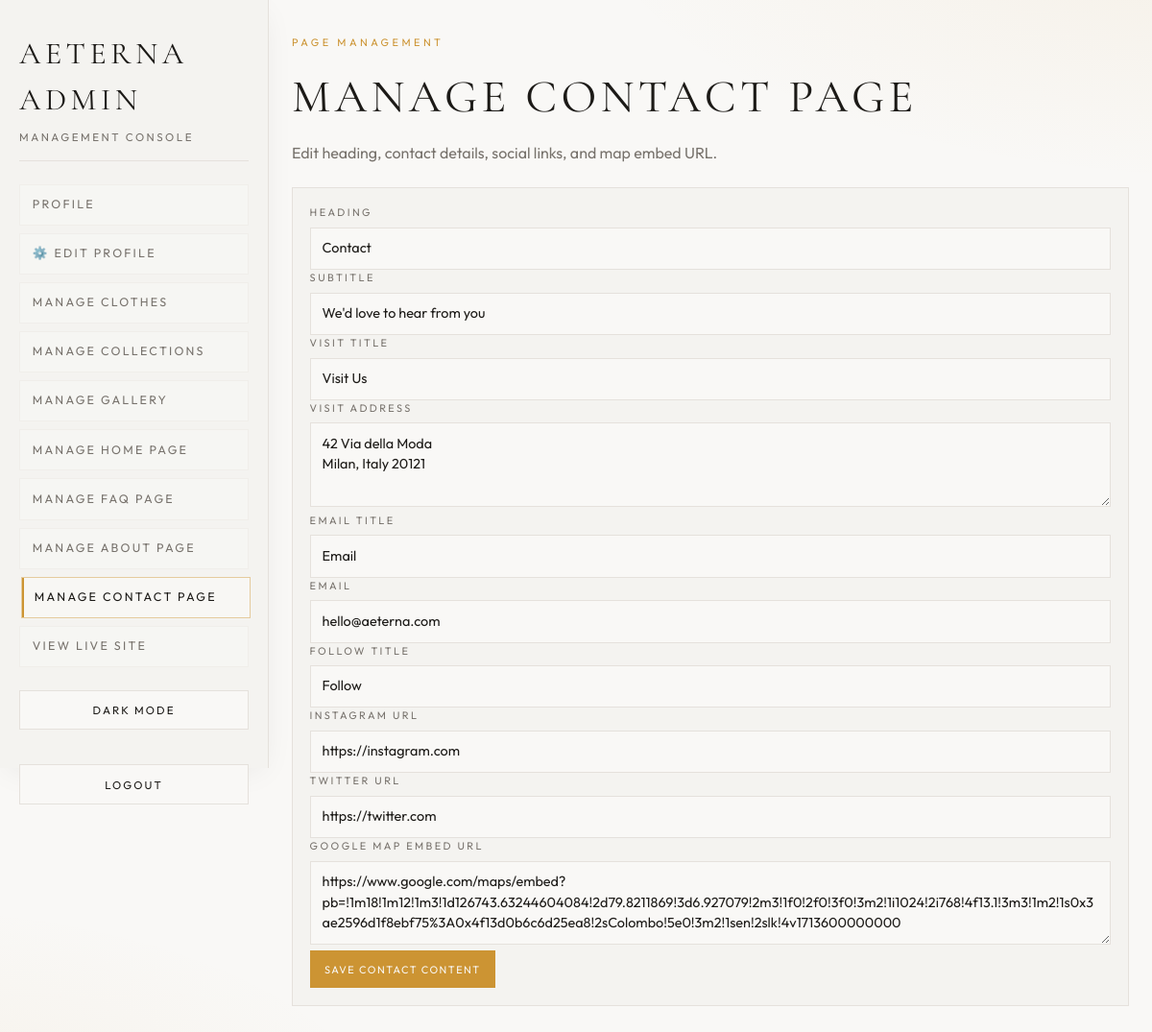
Screenshot of /admin/contact-page.php (signed in) with the database file from the repository.
### tables this page shows
CREATE TABLE IF NOT EXISTS cms_content (
  id INT AUTO_INCREMENT PRIMARY KEY,
  content_key VARCHAR(100) NOT NULL UNIQUE,
  content_json LONGTEXT NOT NULL,
  updated_at TIMESTAMP NOT NULL DEFAULT CURRENT_TIMESTAMP ON UPDATE CURRENT_TIMESTAMP
);

### admin/contact-page.php (called while the page is built, shortened)
<?php
require __DIR__ . '/contact_page.php';

### includes/cms_content.php (called while the page is built, shortened)
<?php
function cmsDbContentKey(): string
{
    return 'site';
}
function arrayMergeRecursiveDistinct(array $base, array $override): array
{
    $merged = $base;
    return $merged;
}
function cmsLoad(): array
{
    $defaults = cmsDefaults();
    $dbContent = cmsLoadFromDatabase();
    if ($dbContent !== null) {
        return arrayMergeRecursiveDistinct($defaults, $dbContent);
    }
    $path = cmsStoragePath();
    $raw = file_get_contents($path);
    $decoded = json_decode($raw, true);
    return arrayMergeRecursiveDistinct($defaults, $decoded);
}
function cmsPdo(): ?PDO
{
    try {
        require __DIR__ . '/../config.php';
        if (isset($pdo) && $pdo instanceof PDO) {
            return $pdo;
        }
    } catch (Throwable $e) {
        error_log('CMS DB connection unavailable: ' . $e->getMessage());
    }
    return null;
}
function cmsLoadFromDatabase(): ?array
{
    $pdo = cmsPdo();
    $stmt = $pdo->prepare('SELECT content_json FROM cms_content WHERE content_key = :content_key LIMIT 1');
    $stmt->execute([':content_key' => cmsDbContentKey()]);
    $row = $stmt->fetch(PDO::FETCH_ASSOC);
    $decoded = json_decode((string)($row['content_json'] ?? ''), true);
    return $decoded;
}

### includes/bootstrap.php (called while the page is built, shortened)
<?php
function e(string $value): string
{
    return htmlspecialchars($value, ENT_QUOTES, 'UTF-8');
}

### admin/contact_page.php (the view, shortened to what this page needs)
<?php
require __DIR__ . '/../includes/bootstrap.php';
require __DIR__ . '/../includes/admin_layout.php';
require __DIR__ . '/../includes/cms_content.php';
$content = cmsLoad();
$cfg = $content['contact'];
adminLayoutStart('Aeterna | Manage Contact Page', 'contact_page');
?>
<div class="admin-section">
  <p class="admin-kicker">Page Management</p>
  <h1 class="admin-page-title">Manage Contact Page</h1>
  <p class="admin-lead">Edit heading, contact details, social links, and map embed URL.</p>
  <form method="post" action="/admin/contact-page.php" class="admin-panel space-y-4">
    <div><label class="admin-stat-label block mb-2">Heading</label><input class="admin-input" name="heading" value="<?= e((string)$cfg['heading']) ?>" maxlength="120" required /></div>
    <div><label class="admin-stat-label block mb-2">Subtitle</label><input class="admin-input" name="subtitle" value="<?= e((string)$cfg['subtitle']) ?>" maxlength="255" required /></div>
    <div><label class="admin-stat-label block mb-2">Visit Title</label><input class="admin-input" name="visit_title" value="<?= e((string)$cfg['visit_title']) ?>" maxlength="120" required /></div>
    <div><label class="admin-stat-label block mb-2">Visit Address</label><textarea class="admin-input" name="visit_address" rows="3" required><?= e((string)$cfg['visit_address']) ?></textarea></div>
    <div><label class="admin-stat-label block mb-2">Email Title</label><input class="admin-input" name="email_title" value="<?= e((string)$cfg['email_title']) ?>" maxlength="120" required /></div>
    <div><label class="admin-stat-label block mb-2">Email</label><input class="admin-input" name="email" value="<?= e((string)$cfg['email']) ?>" maxlength="255" /></div>
    <div><label class="admin-stat-label block mb-2">Follow Title</label><input class="admin-input" name="follow_title" value="<?= e((string)$cfg['follow_title']) ?>" maxlength="120" required /></div>
    <div><label class="admin-stat-label block mb-2">Instagram URL</label><input class="admin-input" name="instagram_url" value="<?= e((string)$cfg['instagram_url']) ?>" /></div>
    <div><label class="admin-stat-label block mb-2">Twitter URL</label><input class="admin-input" name="twitter_url" value="<?= e((string)$cfg['twitter_url']) ?>" /></div>
    <div><label class="admin-stat-label block mb-2">Google Map Embed URL</label><textarea class="admin-input" name="map_embed" rows="3"><?= e((string)$cfg['map_embed']) ?></textarea></div>
    <button type="submit" class="admin-btn-primary">Save Contact Content</button>
  </form>
</div>
<?php adminLayoutEnd(); ?>

### includes/admin_layout.php (shortened to what this page needs)
<?php
function adminLayoutStart(string $pageTitle, string $active): void
{
    ?>
<!doctype html>
<html lang="en">
<head>
  <link rel="stylesheet" href="/assets/style.css" />
  <link rel="stylesheet" href="/assets/site.css" />
</head>
<body class="admin-body" data-page="admin">
  <div class="admin-shell">
    <aside class="admin-sidebar">
      <div class="admin-brand-wrap">
        <a href="/admin/profile.php" class="admin-brand">Aeterna Admin</a>
        <p class="admin-subtitle">Management Console</p>
      </div>
      <nav class="admin-nav">
        <a href="/admin/profile.php" class="admin-link <?= $active === 'profile' ? 'is-active' : '' ?>">Profile</a>
        <a href="/admin/edit-profile.php" class="admin-link <?= $active === 'edit_profile' ? 'is-active' : '' ?>">⚙️ Edit Profile</a>
        <a href="/admin/clothes.php" class="admin-link <?= $active === 'clothes' ? 'is-active' : '' ?>">Manage Clothes</a>
        <a href="/admin/categories.php" class="admin-link <?= $active === 'categories' ? 'is-active' : '' ?>">Manage Collections</a>
        <a href="/admin/gallery.php" class="admin-link <?= $active === 'gallery' ? 'is-active' : '' ?>">Manage Gallery</a>
        <a href="/admin/home-page.php" class="admin-link <?= $active === 'home_page' ? 'is-active' : '' ?>">Manage Home Page</a>
        <a href="/admin/faq-page.php" class="admin-link <?= $active === 'faq_page' ? 'is-active' : '' ?>">Manage FAQ Page</a>
        <a href="/admin/about-page.php" class="admin-link <?= $active === 'about_page' ? 'is-active' : '' ?>">Manage About Page</a>
        <a href="/admin/contact-page.php" class="admin-link <?= $active === 'contact_page' ? 'is-active' : '' ?>">Manage Contact Page</a>
        <a href="/index.php" class="admin-link">View Live Site</a>
      </nav>
      <button type="button" id="admin-theme-toggle" class="admin-theme-btn">Dark Mode</button>
      <form method="post" action="/admin/logout.php" class="admin-logout-form">
        <button type="submit" class="admin-logout-btn">Logout</button>
      </form>
    </aside>
    <main class="admin-main">
    <?php
}
function adminLayoutEnd(): void
{
    ?>
    </main>
  </div>
</body>
</html>
    <?php
}

### assets/style.css (style rules this page uses)
*,:before,:after { --tw-border-spacing-x: 0;--tw-border-spacing-y: 0;--tw-translate-x: 0;--tw-translate-y: 0;--tw-rotate: 0;--tw-skew-x: 0;--tw-skew-y: 0;--tw-scale-x: 1;--tw-scale-y: 1;--tw-pan-x: ;--tw-pan-y: ;--tw-pinch-zoom: ;--tw-scroll-snap-strictness: proximity;--tw-gradient-from-position: ;--tw-gradient-via-position: ;--tw-gradient-to-position: ;--tw-ordinal: ;--tw-slashed-zero: ;--tw-numeric-figure: ;--tw-numeric-spacing: ;--tw-numeric-fraction: ;--tw-ring-inset: ;--tw-ring-offset-width: 0px;--tw-ring-offset-color: #fff;--tw-ring-color: rgb(59 130 246 / .5);--tw-ring-offset-shadow: 0 0 #0000;--tw-ring-shadow: 0 0 #0000;--tw-shadow: 0 0 #0000;--tw-shadow-colored: 0 0 #0000;--tw-blur: ;--tw-brightness: ;--tw-contrast: ;--tw-grayscale: ;--tw-hue-rotate: ;--tw-invert: ;--tw-saturate: ;--tw-sepia: ;--tw-drop-shadow: ;--tw-backdrop-blur: ;--tw-backdrop-brightness: ;--tw-backdrop-contrast: ;--tw-backdrop-grayscale: ;--tw-backdrop-hue-rotate: ;--tw-backdrop-invert: ;--tw-backdrop-opacity: ;--tw-backdrop-saturate: ;--tw-backdrop-sepia: ;--tw-contain-size: ;--tw-contain-layout: ;--tw-contain-paint: ;--tw-contain-style: }
*,:before,:after { box-sizing:border-box;border-width:0;border-style:solid;border-color:#e5e7eb }
:before,:after { --tw-content: "" }
html,:host { line-height:1.5;-webkit-text-size-adjust:100%;-moz-tab-size:4;-o-tab-size:4;tab-size:4;font-family:ui-sans-serif,system-ui,sans-serif,"Apple Color Emoji","Segoe UI Emoji",Segoe UI Symbol,"Noto Color Emoji";font-feature-settings:normal;font-variation-settings:normal;-webkit-tap-highlight-color:transparent }
body { margin:0;line-height:inherit }
h1,h2,h3,h4,h5,h6 { font-size:inherit;font-weight:inherit }
a { color:inherit;text-decoration:inherit }
button,input,optgroup,select,textarea { font-family:inherit;font-feature-settings:inherit;font-variation-settings:inherit;font-size:100%;font-weight:inherit;line-height:inherit;letter-spacing:inherit;color:inherit;margin:0;padding:0 }
button,select { text-transform:none }
button,input:where([type=button]),input:where([type=reset]),input:where([type=submit]) { -webkit-appearance:button;background-color:transparent;background-image:none }
blockquote,dl,dd,h1,h2,h3,h4,h5,h6,hr,figure,p,pre { margin:0 }
textarea { resize:vertical }
input::placeholder,textarea::placeholder { opacity:1;color:#9ca3af }
button,[role=button] { cursor:pointer }
:root { --background: 40 20% 97%;--foreground: 30 10% 10%;--card: 40 15% 95%;--card-foreground: 30 10% 10%;--popover: 40 20% 97%;--popover-foreground: 30 10% 10%;--primary: 30 10% 10%;--primary-foreground: 40 20% 97%;--secondary: 35 12% 90%;--secondary-foreground: 30 10% 15%;--muted: 35 10% 92%;--muted-foreground: 30 5% 45%;--accent: 38 60% 50%;--accent-foreground: 40 20% 97%;--destructive: 0 84.2% 60.2%;--destructive-foreground: 210 40% 98%;--border: 35 15% 88%;--input: 35 15% 88%;--ring: 38 60% 50%;--radius: .25rem;--glass: 40 20% 97% / .7;--shadow-elegant: 0 8px 32px -8px hsl(30 10% 10% / .08);--shadow-hover: 0 16px 48px -12px hsl(30 10% 10% / .15);--sidebar-background: 0 0% 98%;--sidebar-foreground: 240 5.3% 26.1%;--sidebar-primary: 240 5.9% 10%;--sidebar-primary-foreground: 0 0% 98%;--sidebar-accent: 240 4.8% 95.9%;--sidebar-accent-foreground: 240 5.9% 10%;--sidebar-border: 220 13% 91%;--sidebar-ring: 217.2 91.2% 59.8% }
* { border-color:hsl(var(--border)) }
body { background-color:hsl(var(--background));font-family:Outfit,system-ui,sans-serif;color:hsl(var(--foreground));-webkit-font-smoothing:antialiased;-moz-osx-font-smoothing:grayscale }
h1,h2,h3,h4,h5,h6 { font-family:Cormorant Garamond,Georgia,serif }
.mb-2 { margin-bottom:.5rem }
.block { display:block }

### rows the page displays
cms_content: heading "Contact", subtitle "We'd love to hear from you", visit_title "Visit Us", visit_address "42 Via della Moda Milan, Italy 20121", email_title "Email", email "hello@aeterna.com", follow_title "Follow", instagram_url "https://instagram.com", twitter_url "https://twitter.com", map_embed "https://www.google.com/maps/embed?pb=!1m18!1m12!1m3!1d126743.63244604084!2d79.8211869!3d6.927079!2m3!1f0!2f0!3f0!3m2!1i1024!2i768!4f13.1!3m3!1m2!1s0x3ae2596d1f8ebf75%3A0x4f13d0b6c6d25ea8!2sColombo!5e0!3m2!1sen!2slk!4v1713600000000"
